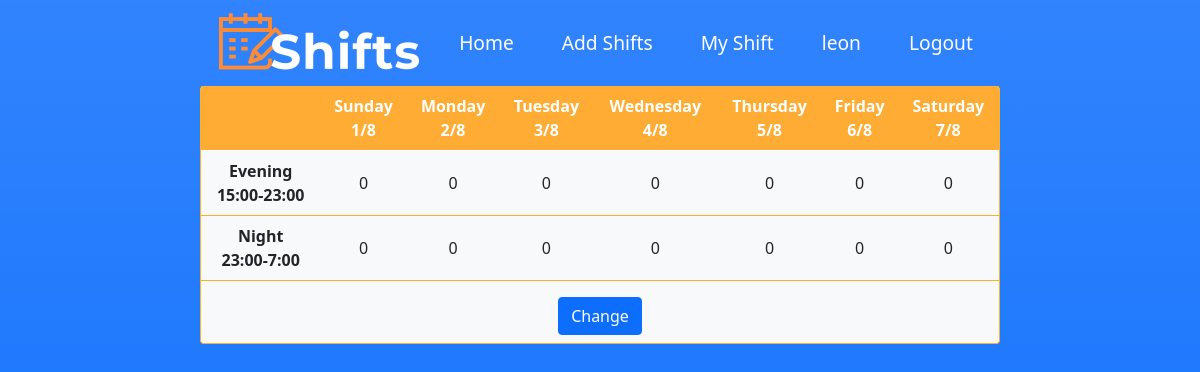
/myweekshift/ (signed in), run on an earlier commit of the app's database.
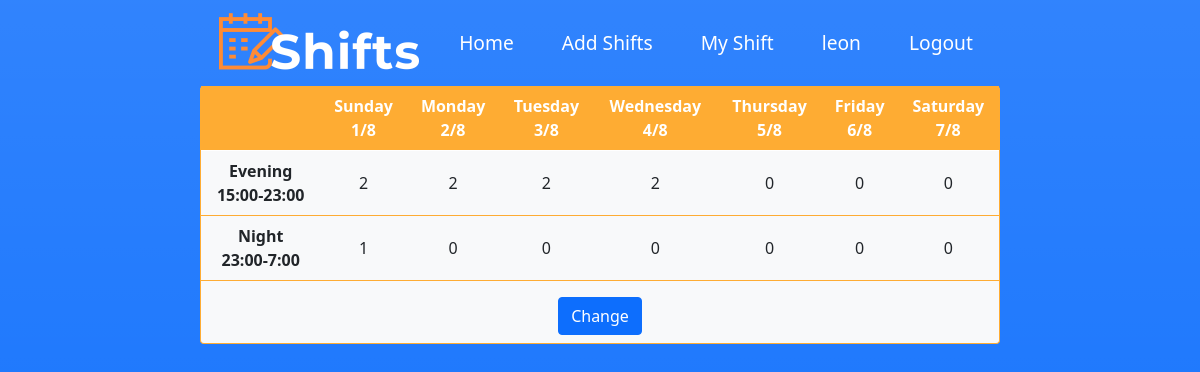
And on a later commit of the database.
### Shifts/models.py (models this page shows, shortened)
class shiftSubmitTwo(models.Model):
    user_name = models.ForeignKey(
        settings.AUTH_USER_MODEL,
        related_name="shift_submitter",
        on_delete=models.DO_NOTHING,
    )
    for day in DAYS_OF_WEEK:
        if (day == 'friday' or day == 'saturday'):
            for shift_type,shift_hour in zip(TYPE_OF_SHIFTS,SHIFTS_HOURS_WEEKENDS  ) :
                exec(
                    f'{day}_{shift_type} = models.IntegerField(verbose_name =f"{day} {shift_type} {shift_hour}" ,default=0, choices=SUBMIT_CHOICES ,validators=[MinValueValidator(MIN_VAL_SHIFT),MaxValueValidator(MAX_VAL_SHIFT)])'
                )
        else:
            for shift_type,shift_hour in zip(TYPE_OF_SHIFTS,SHIFTS_HOURS_REG ) :
                exec(
                    f'{day}_{shift_type} = models.IntegerField(verbose_name =f"{day} {shift_type} {shift_hour}" ,default=0 , choices=SUBMIT_CHOICES ,validators=[MinValueValidator(MIN_VAL_SHIFT),MaxValueValidator(MAX_VAL_SHIFT)])'
                )
    created_at = models.DateTimeField(auto_now_add=True)
    updated_at = models.DateTimeField(auto_now=True)
    def day_date(self,dayindex):
        day = self.created_at.replace(hour=0, minute=0, second=0, microsecond=0) #get created date and reset time
        day -= timedelta(days=(day.weekday() + 1) % 7) # for a week that starts on a Sunday
        day += timedelta(days=7+dayindex )  #adding the following week with dayindex
        return day

### Shifts/views.py (the view)
# urls.py: path("myweekshift/", views.myweekshift ,name ="my_weeks_shift" ),
@login_required()
def myweekshift(request):
    user_shift_result = get_weekly_user_shifts(request)
    if user_shift_result == None:
        messages.error(request, f"{request.user} has no weekly shifts schedule.")
        return redirect("Shifts:addshifts")
    context = {"user_shift": user_shift_result}
    add_weekdays_to_context_model (context,user_shift_result)
    return render(request, "Shifts/myweekshift.html", context)

### Shifts/views.py (called while the page is built)
def get_weekly_user_shifts(request):
    week_start = timezone.now().replace(hour=0, minute=0, second=0, microsecond=0)
    week_start -= timedelta(days=(week_start.weekday() + 1) % 7)
    week_end = week_start + timedelta(days=7)
    return shiftSubmitTwo.objects.filter(
        user_name=request.user, created_at__gte=week_start, created_at__lt=week_end
    ).last()

def add_weekdays_to_context_model(context, model):
    for i in range(0,7):
        context[f"date{i}"] = model.day_date(i)

### Shifts/templates/Shifts/myweekshift.html (shortened to what this page needs)
{% extends "Shifts/layout.html" %}
{% block body %}
   <div class="container-sm bg-light px-0  pb-2   border border-top-0 rounded  mb-2  " style="max-width: 800px; border-color: #feac33 !important;">
        <div class="table-responsive">
            <table class="table align-middle" style=" border-color: #feac33 !important;">
                <thead class= "text-center" style=" color: white; background-color: #feac33 ;">
                    <th scope="col"><br></th>
                    <th scope="col">Sunday <br> {{ date0| date:"j/n" }} </th>
                    <th scope="col">Monday <br> {{ date1| date:"j/n" }}  </th>
                    <th scope="col">Tuesday <br> {{ date2| date:"j/n" }}  </th>
                    <th scope="col">Wednesday <br> {{ date3| date:"j/n" }} </th>
                    <th scope="col">Thursday <br> {{ date4| date:"j/n" }}  </th>
                    <th scope="col">Friday <br> {{ date5| date:"j/n" }} </th>
                    <th scope="col">Saturday <br> {{ date6| date:"j/n" }}  </th>
                </thead>
                <tbody>
                    <tr class ="text-center "  >
                        <th scope="row "  >Evening <br> 15:00-23:00</th>
                        <td >{{user_shift.sunday_evening}}</td>
                        <td>{{user_shift.monday_evening}}</td>
                        <td>{{user_shift.tuesday_evening}}</td>
                        <td>{{user_shift.wednesday_evening}}</td>
                        <td>{{user_shift.thursday_evening}}</td>
                        <td>{{user_shift.friday_evening}}</td>
                        <td>{{user_shift.saturday_evening}}</td>
                    </tr>
                    <tr class ="text-center" >
                        <th scope="row">Night <br> 23:00-7:00</th>
                        <td>{{user_shift.sunday_night}}</td>
                        <td>{{user_shift.monday_night}}</td>
                        <td>{{user_shift.tuesday_night}}</td>
                        <td>{{user_shift.wednesday_night}}</td>
                        <td>{{user_shift.thursday_night}}</td>
                        <td>{{user_shift.friday_night}}</td>
                        <td>{{user_shift.saturday_night}}</td>
                    </tr>
                </tbody>
            </table>
                <div class="d-flex justify-content-center" >
                    <a class="btn btn-primary" href="{% url 'Shifts:addshifts' %}" role="button">Change</a>
                </div>
        </div>
{% endblock %}

### Shifts/templates/Shifts/layout.html (shortened to what this page needs)
<!DOCTYPE html>
{% load static %}
<html lang="en">
<head>
  <link href="https://cdn.jsdelivr.net/npm/bootstrap@5.0.2/dist/css/bootstrap.min.css" rel="stylesheet"
>
</head>
<body class="container-fluid min-vh-100 bg-primary bg-gradient">
  <nav class=" navbar navbar-expand-sm justify-content-center  navbar-dark ">
    <a class="nav-brand px-3" href="{% url 'Shifts:index' %}"><img src="{% static 'img/logo.png'  %}"
        class="img-responsive"> </a>
    <ul class="navbar-nav">
      <li class="nav-item px-3 ">
        <a class="nav-link active " href="{% url 'Shifts:index' %}" style="font-size: larger;">Home</a>
      </li>
      <li class="nav-item px-3">
        <a class="nav-link active" href="{% url 'Shifts:addshifts' %}" style="font-size: larger;">Add Shifts</a>
      </li>
      <li class="nav-item px-3">
        <a class="nav-link active" href="{% url 'Shifts:my_weeks_shift' %}" style="font-size: larger;">My Shift</a>
      </li>
      {% if request.user.is_authenticated %}
      <li class="nav-item px-3">
        <a class="nav-link active" href={% url 'Shifts:index' %}{{user.username}} style="font-size: larger;">
        {{user.username }} </a>
      </li>
      <li class="nav-item px-3">
        <a class="nav-link active" href="{% url 'Shifts:logout' %}" style="font-size: larger;">Logout </a>
      </li>
      {% else %}
      <li class="nav-item px-3">
        <a class="nav-link active" href="{% url 'Shifts:login' %}" style="font-size: larger;">Login </a>
      </li>
      {% endif %}
    </ul>
  </nav>
  {% block body %}
  {% endblock %}
</body>
</html>

What changed in the data, as far as the page shows it:
changed shiftSubmitTwo: sunday_evening "0" → "2"; monday_evening "0" → "2"; tuesday_evening "0" → "2"; wednesday_evening "0" → "2"; sunday_night "0" → "1"
